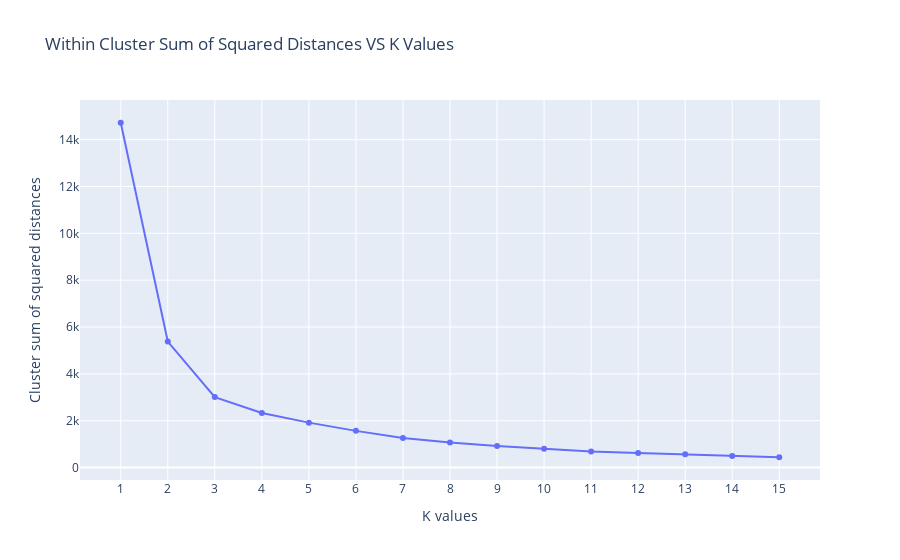

This figure's notebook cell:
### Code cell
# visualization for the selection of number of segments
fig = go.Figure()

fig.add_trace(go.Scatter(x=k_values_distances["clusters"], 
                         y=k_values_distances["within cluster sum of squared distances"],
                         mode='lines+markers'))

fig.update_layout(xaxis = dict(
        tickmode = 'linear',
        tick0 = 1,
        dtick = 1),
                  title_text="Within Cluster Sum of Squared Distances VS K Values",
                  xaxis_title="K values",
                  yaxis_title="Cluster sum of squared distances")

fig.show()

### Figure 1 — Plotly figure (JSON) as saved in the notebook; plotly's stock layout.template omitted (floating-point values rounded to 4 significant figures)
{"data": [{"mode": "lines+markers", "type": "scatter", "x": [1, 2, 3, 4, 5, 6, 7, 8, 9, 10, 11, 12, 13, 14, 15], "y": [14720.0, 5378.0, 3008.0, 2326.0, 1918.0, 1565.0, 1259.0, 1066.0, 923.9, 797.8, 689.7, 619.8, 562.7, 488.5, 439.2]}], "layout": {"title": {"text": "Within Cluster Sum of Squared Distances VS K Values"}, "xaxis": {"dtick": 1, "tick0": 1, "tickmode": "linear", "title": {"text": "K values"}}, "yaxis": {"title": {"text": "Cluster sum of squared distances"}}}}
